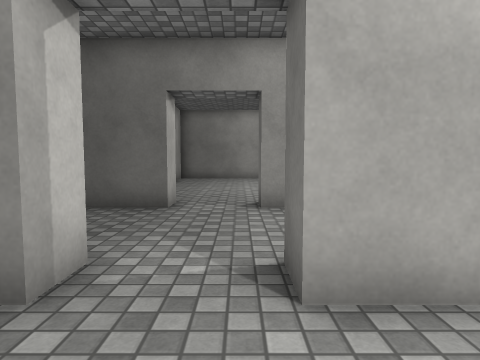
view 1 (above)

23 first-person views from a walk through a scene from a Unity 3-D project. The camera is 1.2 m above the floor, tilts 4° down and sees 75° across. Doors are open. The floor is counted in squares, 1 m on a side. Each view is taken from the middle of a square. On the plan, view 1 faces up. The plan holds only what a view shows up to about 13 squares ahead; the rest is blank. The place goes on beyond the plan. The player character is not drawn. Surface patterns are stand-ins for the level's own textures.

view 2
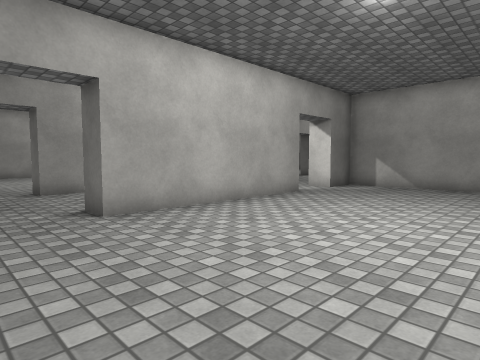

view 3
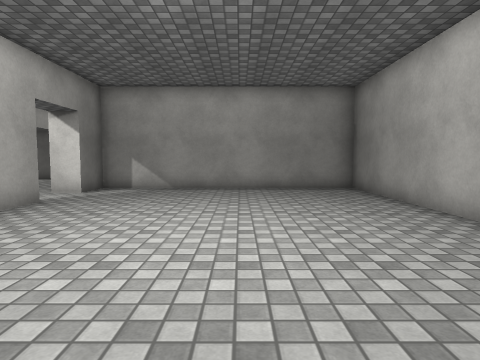

view 4
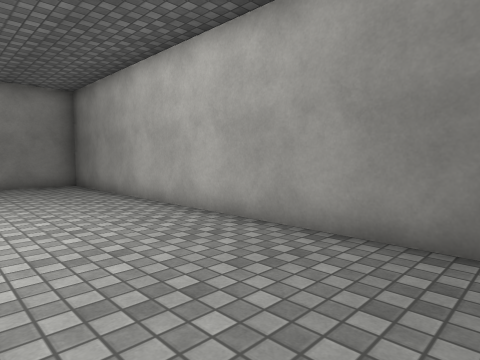

view 5
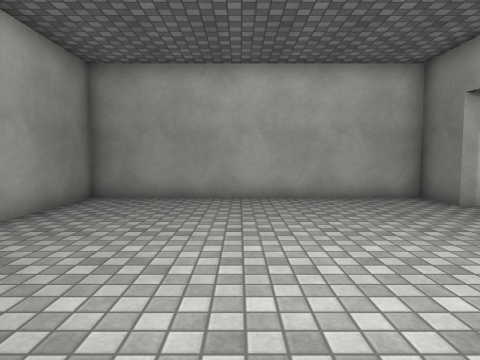

view 6
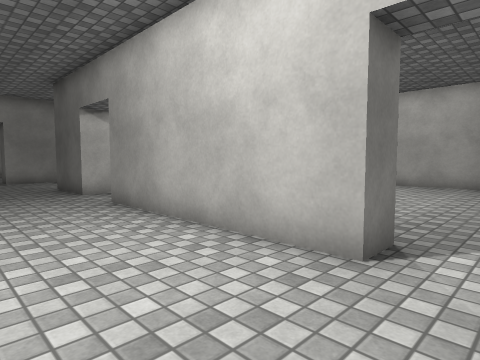

view 7
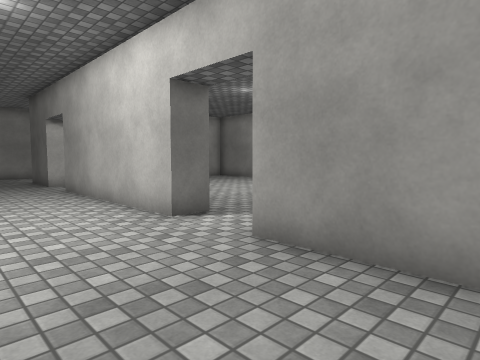

view 8
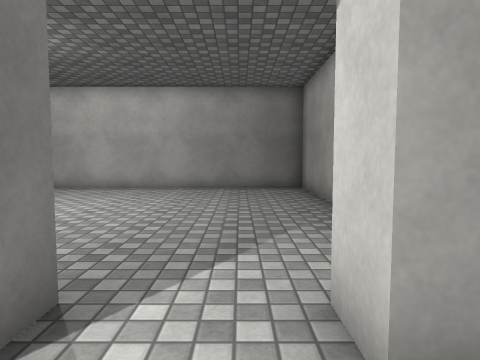

view 9
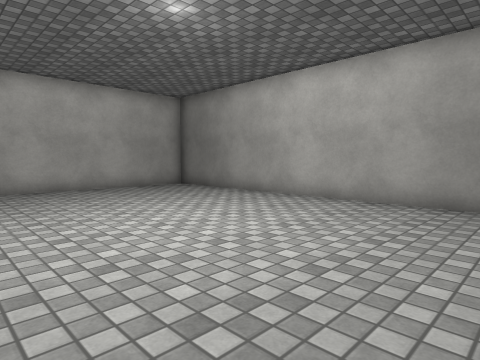

view 10
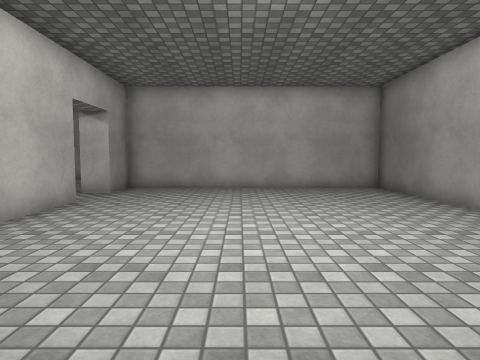

view 11
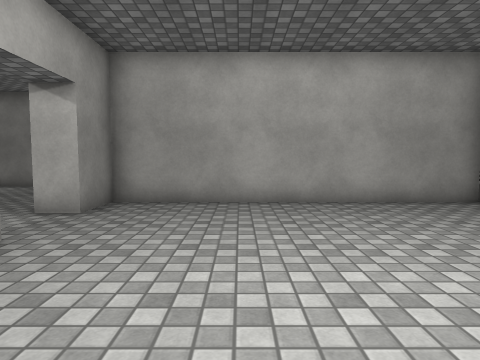

view 12
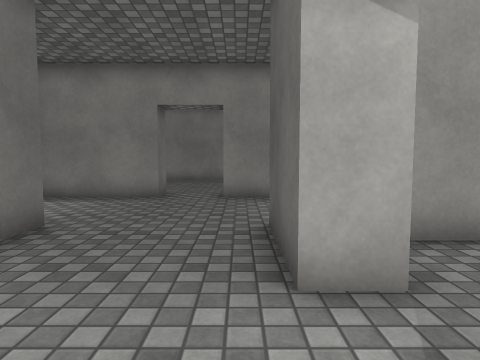

view 13
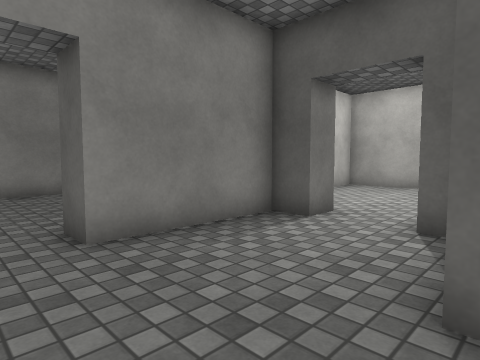

view 14
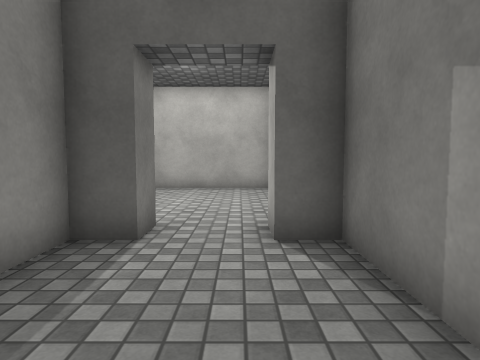

view 15
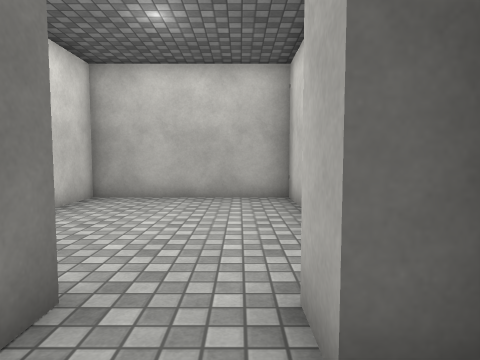

view 16
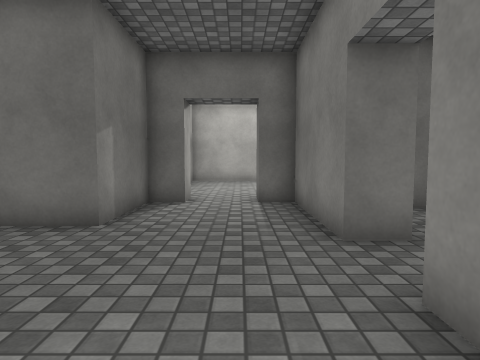

view 17
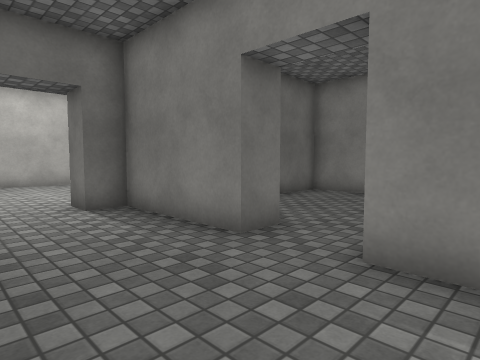

view 18
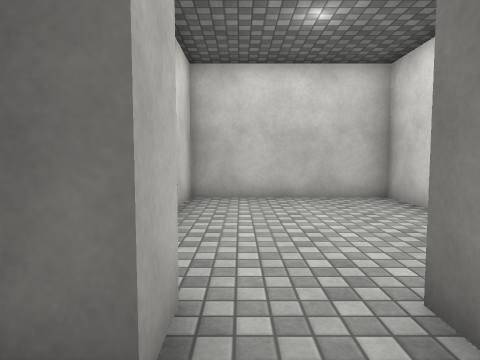

view 19
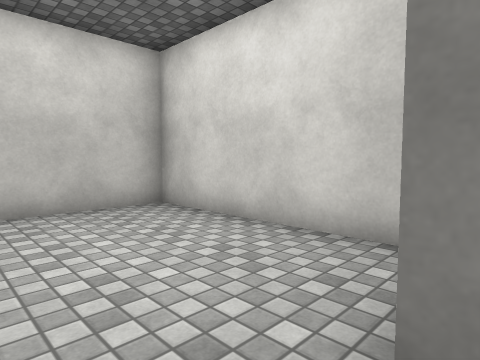

view 20
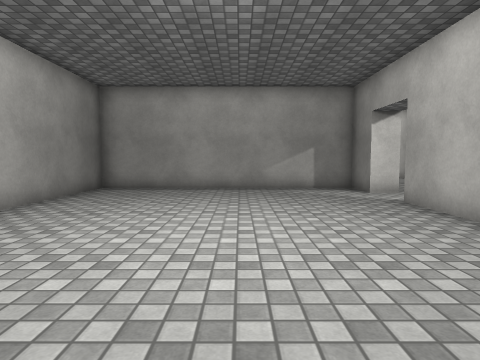

view 21
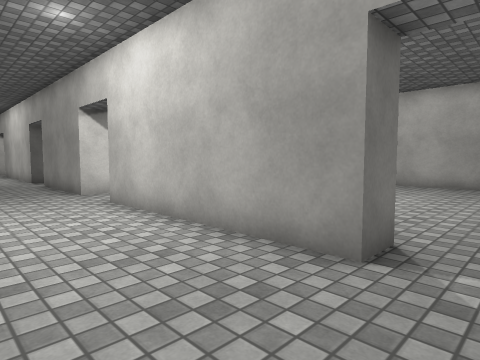

view 22
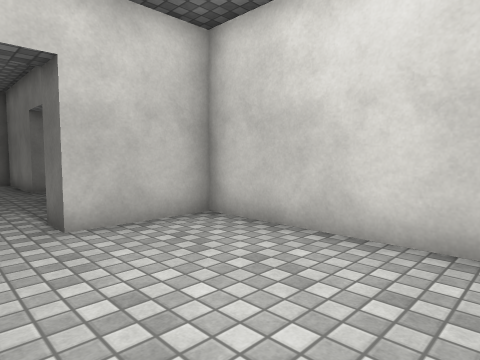

view 23
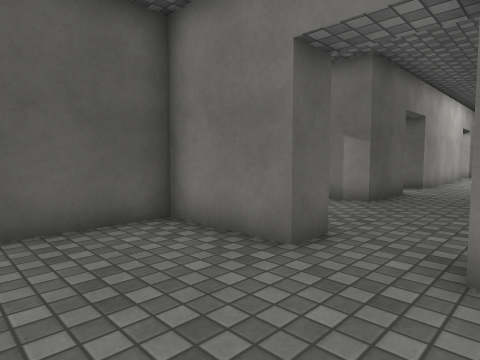

### Floor plan
Ten units are one square. View 1 is at (0, 0); x grows to the right and y downward. Boxes are objects, and circles mark ways between rooms. Rooms are numbered by the first view taken in them; rooms with no view inside come last. Other rooms are left out.
<svg viewBox="-129 -190 269 270">
<path fill="none" stroke="#000" d="M75 -25 5 -25M-17 -25 -35 -25 -35 75 115 75 115 -25 98 -25M5 -35 75 -35M-17 -75 -45 -75 -45 -105 -55 -105M75 -75 5 -75M-55 -5 -45 -5 -45 -35 -27 -35M98 -35 135 -35M-85 -45 -85 -5 -75 -5M-75 -105 -85 -105 -85 -65M126 -75 98 -75M48 -85 75 -85M5 -85 33 -85M98 -85 115 -85 115 -185 -35 -185 -35 -85 -17 -85M-55 5 -55 -5M-105 14 -105 75 -45 75 -45 54M-75 -5 -75 5M-45 -165 -45 -185 -105 -185 -105 -115 -75 -115 -75 -105M-55 -105 -55 -116M-96 -45 -85 -45M-85 -65 -95 -65 -95 -95 -124 -95M-116 -15 -111 -15"/>
<circle cx="-5" cy="-30" r="3" fill="#2a7"/>
<circle cx="85" cy="-30" r="3" fill="#2a7"/>
<circle cx="-5" cy="-80" r="3" fill="#2a7"/>
<circle cx="85" cy="-80" r="3" fill="#2a7"/>
<circle cx="-65" cy="0" r="3" fill="#2a7"/>
<circle cx="-65" cy="-110" r="3" fill="#2a7"/>
<circle cx="-90" cy="-55" r="3" fill="#2a7"/>
<text x="40" y="20">1</text>
<text x="10" y="-60">2</text>
<text x="40" y="-140">3</text>
<text x="-70" y="40">4</text>
<text x="-70" y="-150">5</text>
<text x="-110" y="-60">6</text>
</svg>
Room 1 opens to room 2. Room 2 opens to room 3. Room 2 opens to room 4. Room 2 opens to room 5. Room 2 opens to room 6.

Where each view was taken, in squares from view 1:
view 1: 0 up, 0 right, facing up
view 2: 4 down, 2 left, facing up-right
view 3: 3 down, 1 left, facing right
view 4: 3 down, 3 left, facing down-right
view 5: 3 down, 6 right, facing left
view 6: 4 up, 9 right, facing up-left
view 7: 4 up, 13 right, facing up-left
view 8: 6 up, 9 right, facing up
view 9: 10 up, 9 right, facing up-left
view 10: 13 up, 9 right, facing left
view 11: 12 up, 5 right, facing left
view 12: 7 up, 1 right, facing left
view 13: 5 up, 4 left, facing up-left
view 14: 6 up, 6 left, facing up
view 15: 9 up, 6 left, facing up
view 16: 9 up, 7 left, facing down
view 17: 8 up, 5 left, facing down-left
view 18: 2 up, 6 left, facing down
view 19: 0 up, 6 left, facing down-left
view 20: 13 up, 1 left, facing right
view 21: 7 up, 1 left, facing down-right
view 22: 17 up, 6 left, facing down-left
view 23: 4 up, 13 left, facing up-right
